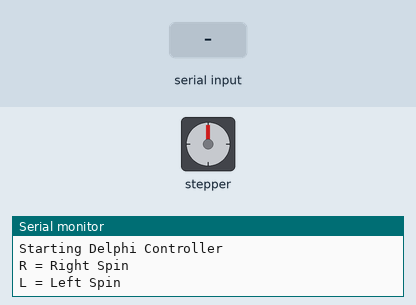
This sketch was run on a simulated Arduino Uno, built with avr-gcc and run on an emulated ATmega328P. Parts: stepper motor, the last lines printed to the serial monitor. The test bench sets the inputs (shaded band). Stepper angles assume 2038 steps per turn.

Above: at 1.2 s.
1.3 s: "R" received over Serial
At 2.2 s:
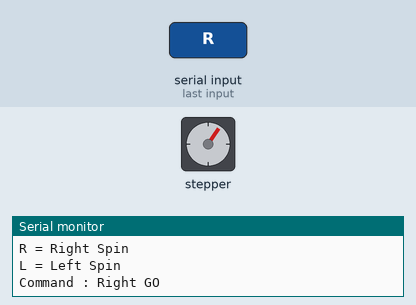
3.1 s: "L" received over Serial
At 3.25 s:
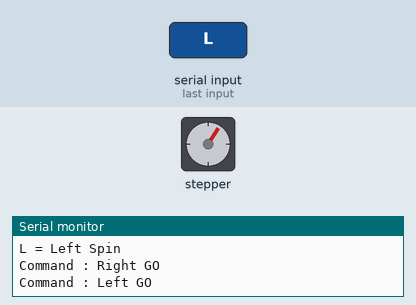
4.6 s: "L" received over Serial
At 5.9 s:
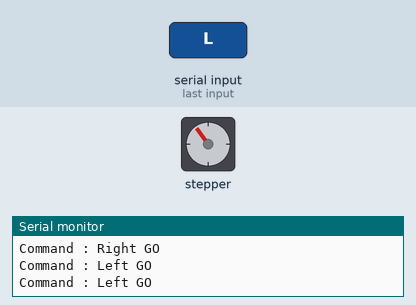
Timing chart, 0 to 7.6 s (numbered marks = the images above; inputs shaded):
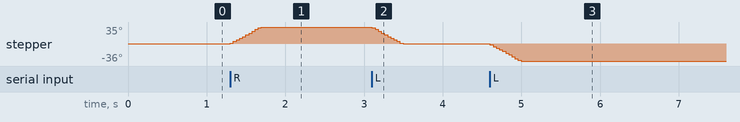

The sketch:

DelphiStepper.ino
```cpp
#include <Stepper.h>
#define STEPS 2038 // the number of steps in one revolution of your motor (28BYJ-48)

Stepper stepper(STEPS, 8, 10, 9, 11);

void setup() {

  Serial.begin(115200);
  Serial.flush();

  Serial.println("Starting Delphi Controller");
  Serial.println("");
  Serial.println("R = Right Spin");
  Serial.println("L = Left Spin");
  Serial.println("");

  stepper.setSpeed(15);
}

void loop() {

  if (Serial.available()) {

    char cmd = Serial.read();
    Serial.flush();

    if (cmd == 'R') {
      cmd = 0;
      Serial.println("Command : Right GO");
      stepper.step(200);
      delay(1000);
    } else

      if (cmd == 'L')  {
        cmd = 0;
        Serial.println("Command : Left GO");
        stepper.step(-200);
        delay(1000);
      };


  }
}
```

Measured:
- after the input at 1.3 s, stepper: turns 35° clockwise in 0.40 s, starting at once
- after the input at 3.1 s, stepper: turns 35° counter-clockwise in 0.40 s, starting at once
- after the input at 4.6 s, stepper: turns 36° counter-clockwise in 0.40 s, starting at once
